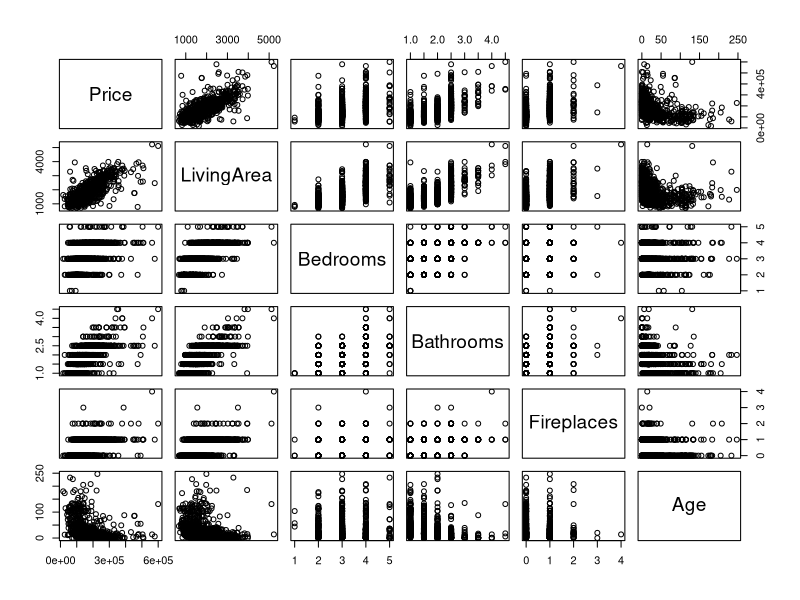

Source code (R): (Note: this script raises an error after producing the figure.)
## ---- chunk 1
# load Zillow data
#p1.i
data <- read.csv("ZillowHousePrice.csv")
## ---- chunk 2
#p1.ii
# explore structure and summary of data
str(data)
summary(data)
## ---- chunk 3
# check for missing
sum(is.na(data))
## ---- chunk 4
#p1.ii
# check for correlation
pairs(data)   
round(cor(data),2)
pairs.panels(data)
## ---- chunk 5
set.seed(7332)
#p1.iv
#stratified random sample
Index <- createDataPartition(data$Price,p=0.8,list=FALSE) #amount spent is the target variable
trdata <- data[Index,] # training data set
tsdata <- data[-Index,]  # testing data set
head(trdata) # shows the first 6 rows of training data
head(tsdata)

## ---- chunk 6
#p1.iii
model1_test <- lm(Price ~ Bedrooms, data = data)
summary(model1_test)

model2_test <- lm(Price ~ Bedrooms+LivingArea, data = data)
summary(model2_test)

## ---- chunk 7
#p1.v
cntrl <- trainControl(method="repeatedcv",number = 10, repeats = 5)

## ---- chunk 8
#p1.vi
model_ols <- train(Price~., 
                   data=trdata,
                   method="lm",
                   trControl=cntrl)
## ---- chunk 9
print(model_ols)  # model performance from K=10 fold CV get an idea how the model will perform on new data

model_ols$results  # gives more info

plot(varImp(model_ols,scale=T), main="Variable importance from OLS Model")
varImp(model_ols)
## ---- chunk 10
summary(model_ols)

#### or model regression coefficients can be printed as follows
model_ols$finalModel$coefficients

model_olspred_ts <- predict(model_ols,newdata=tsdata)

## ---- chunk 11
#p1.vii
###  Predict outcomes from OLS Model using Testing data  
model_olspred_ts <- predict(model_ols,newdata=tsdata)

## OLS Model performance Test data  
model_olsperformance_ts <- data.frame(RMSE=RMSE(model_olspred_ts,tsdata$Price),
                                      Rsquare=R2(model_olspred_ts,tsdata$Price))
print(model_olsperformance_ts)
## ---- chunk 12
#p2.i
lambda_grid <- 10^seq(2.5,-2.5,length=100) 
## ---- chunk 13
#p2.ii and p2.iii
model_laso <- train(Price~.,
                    data=trdata,
                    method="glmnet",
                    tuneGrid=expand.grid(alpha=1,lambda=lambda_grid),
                    trControl=cntrl)

model_laso$bestTune

plot(model_laso)

print(model_laso)
## ---- chunk 14
#p2.iv and p1.v
coef(model_laso$finalModel,model_laso$bestTune$lambda)
## ---- chunk 15
#p2.vi
model_lasopred_ts <- predict(model_laso,newdata=tsdata)

model_lasoperformance_ts <- data.frame(RMSE=RMSE(model_lasopred_ts,tsdata$Price),
                                       Rsquare=R2(model_lasopred_ts,tsdata$Price))
print(model_lasoperformance_ts)
## ---- chunk 16
#p3.i and ii
model_rdg <- train(Price~.,
                   data=trdata,
                   method="glmnet",
                   tuneGrid=expand.grid(alpha=0,lambda=lambda_grid),
                   trControl=cntrl)

model_rdg$bestTune 
## ---- chunk 17
#p3.iii
varImp(model_rdg)
plot(varImp(model_rdg, Scale = T),main=" Ridge Regression")

## ---- chunk 18
#p3.iv
model_rdgpred_ts <- predict(model_rdg,newdata=tsdata)

model_rdgperformance_ts <- data.frame(RMSE=RMSE(model_rdgpred_ts,tsdata$Price),
                                      Rsquare=R2(model_rdgpred_ts,tsdata$Price))
print(model_rdgperformance_ts)

## ---- chunk 19
#p4.i
model_net <- train(Price~.,
                   data=trdata,
                   method="glmnet",
                   tuneGrid=expand.grid(alpha=seq(0,1,length=10),lambda=lambda_grid),
                   trControl=cntrl)

model_net$bestTune
summary(model_net)
## ---- chunk 20
#p4.iii
#### Variable Importance
plot(model_net$finalModel,xvar="lambda", main="Elastic Net Regression",label=TRUE)
varImp(model_net)
plot(varImp(model_net),main=" Net Regression")

## ---- chunk 21
model_net
## ---- chunk 22
coef(model_net$finalModel,model_net$bestTune$lambda)
## ---- chunk 23
model_netpred_ts <- predict(model_net,newdata=tsdata)

model_netperformance_ts <- data.frame(RMSE=RMSE(model_netpred_ts,tsdata$Price),
                                      Rsquare=R2(model_netpred_ts,tsdata$Price))
print(model_netperformance_ts)
## ---- chunk 24
######Comparison of RIDGE, LASSO and Elastic Net Regression Models performance for the test data######
comp_ts <- matrix(c(model_lasoperformance_ts,model_rdgperformance_ts,model_netperformance_ts ),ncol=2,byrow=TRUE)
colnames(comp_ts) <- c("RMSE","Rsquare")
rownames(comp_ts) <- c("LASSO","RIDGE","Net")
print(comp_ts, digits=3)# round to 4 decimal places
